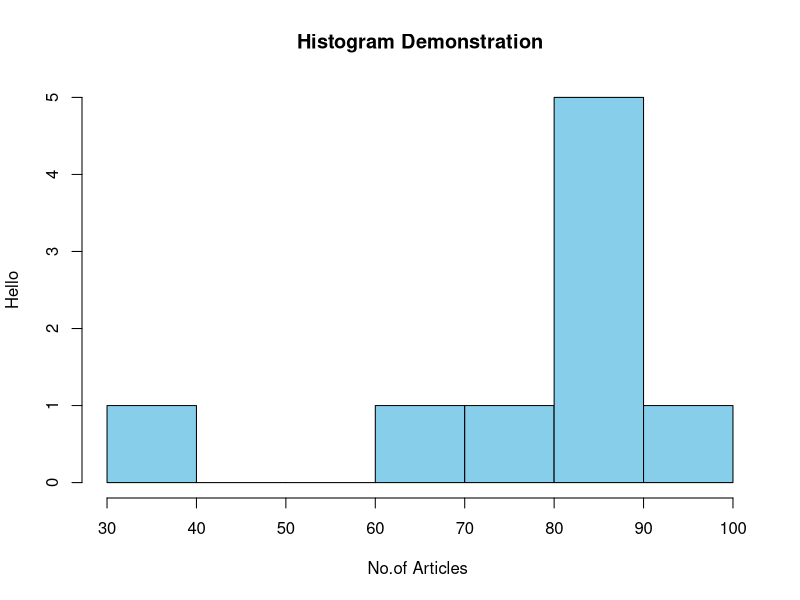

The R source for this figure:
{ 
  v <- c(87,85,89,81,84,76,36,67,92) 
  hist(v, main = "Histogram Demonstration", xlab = "No.of Articles ", ylab="Hello", col = "sky blue", border = "black") 
} 
